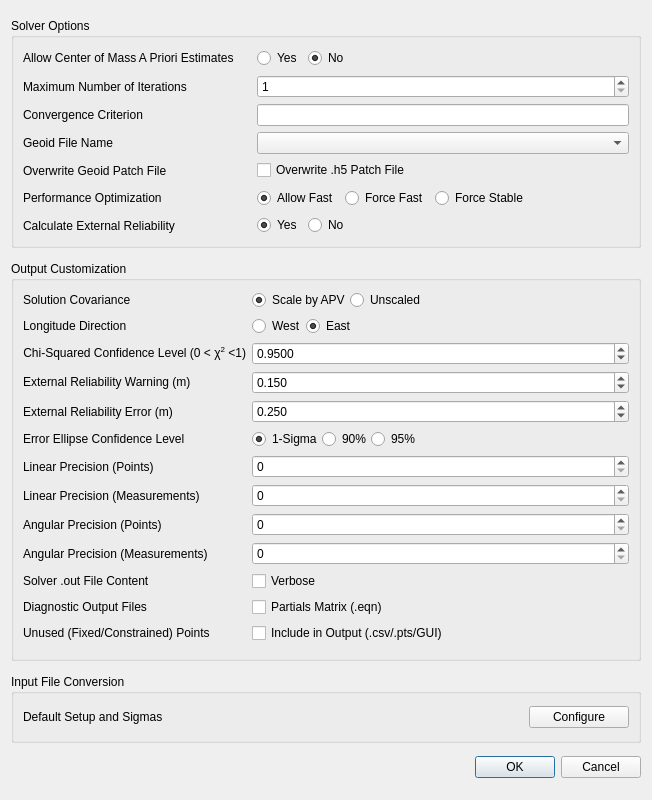
<?xml version="1.0" encoding="UTF-8"?>
<ui version="4.0">
 <class>ConfigDialog</class>
 <widget class="QDialog" name="ConfigDialog">
  <property name="geometry">
   <rect>
    <x>0</x>
    <y>0</y>
    <width>652</width>
    <height>800</height>
   </rect>
  </property>
  <property name="sizePolicy">
   <sizepolicy hsizetype="Preferred" vsizetype="Preferred">
    <horstretch>0</horstretch>
    <verstretch>0</verstretch>
   </sizepolicy>
  </property>
  <property name="minimumSize">
   <size>
    <width>652</width>
    <height>800</height>
   </size>
  </property>
  <property name="maximumSize">
   <size>
    <width>652</width>
    <height>800</height>
   </size>
  </property>
  <property name="windowTitle">
   <string>Project Configuration</string>
  </property>
  <property name="autoFillBackground">
   <bool>true</bool>
  </property>
  <layout class="QVBoxLayout" name="verticalLayout">
   <item>
    <widget class="QGroupBox" name="groupBox">
     <property name="maximumSize">
      <size>
       <width>634</width>
       <height>230</height>
      </size>
     </property>
     <property name="title">
      <string>Solver Options</string>
     </property>
     <layout class="QGridLayout" name="gridLayout">
      <item row="3" column="0">
       <widget class="QLabel" name="labelGeoidFile">
        <property name="text">
         <string>Geoid File Name</string>
        </property>
        <property name="alignment">
         <set>Qt::AlignLeading|Qt::AlignLeft|Qt::AlignVCenter</set>
        </property>
       </widget>
      </item>
      <item row="5" column="1">
       <widget class="QFrame" name="frame_4">
        <property name="frameShape">
         <enum>QFrame::NoFrame</enum>
        </property>
        <property name="frameShadow">
         <enum>QFrame::Raised</enum>
        </property>
        <layout class="QHBoxLayout" name="horizontalLayout_2">
         <property name="leftMargin">
          <number>0</number>
         </property>
         <property name="topMargin">
          <number>0</number>
         </property>
         <property name="rightMargin">
          <number>0</number>
         </property>
         <property name="bottomMargin">
          <number>0</number>
         </property>
         <item>
          <widget class="QRadioButton" name="radioButtonAllowFast">
           <property name="text">
            <string>Allow Fast</string>
           </property>
           <property name="checked">
            <bool>true</bool>
           </property>
          </widget>
         </item>
         <item>
          <widget class="QRadioButton" name="radioButtonForceFast">
           <property name="text">
            <string>Force Fast</string>
           </property>
          </widget>
         </item>
         <item>
          <widget class="QRadioButton" name="radioButtonForceStable">
           <property name="text">
            <string>Force Stable</string>
           </property>
          </widget>
         </item>
         <item>
          <spacer name="horizontalSpacer">
           <property name="orientation">
            <enum>Qt::Horizontal</enum>
           </property>
           <property name="sizeHint" stdset="0">
            <size>
             <width>40</width>
             <height>20</height>
            </size>
           </property>
          </spacer>
         </item>
        </layout>
       </widget>
      </item>
      <item row="2" column="0">
       <widget class="QLabel" name="labelConvCriteria">
        <property name="text">
         <string>Convergence Criterion</string>
        </property>
        <property name="alignment">
         <set>Qt::AlignLeading|Qt::AlignLeft|Qt::AlignVCenter</set>
        </property>
       </widget>
      </item>
      <item row="5" column="0">
       <widget class="QLabel" name="labelPerformance">
        <property name="text">
         <string>Performance Optimization</string>
        </property>
       </widget>
      </item>
      <item row="6" column="1">
       <widget class="QFrame" name="frame_5">
        <property name="frameShape">
         <enum>QFrame::NoFrame</enum>
        </property>
        <property name="frameShadow">
         <enum>QFrame::Raised</enum>
        </property>
        <layout class="QHBoxLayout" name="horizontalLayout_6">
         <property name="leftMargin">
          <number>0</number>
         </property>
         <property name="topMargin">
          <number>0</number>
         </property>
         <property name="rightMargin">
          <number>0</number>
         </property>
         <property name="bottomMargin">
          <number>0</number>
         </property>
         <item>
          <widget class="QRadioButton" name="radioButtonYesExtRelVect">
           <property name="text">
            <string>Yes</string>
           </property>
           <property name="checked">
            <bool>true</bool>
           </property>
          </widget>
         </item>
         <item>
          <widget class="QRadioButton" name="radioButtonNoExtRelVect">
           <property name="text">
            <string>No</string>
           </property>
           <property name="checked">
            <bool>false</bool>
           </property>
          </widget>
         </item>
         <item>
          <spacer name="horizontalSpacer_2">
           <property name="orientation">
            <enum>Qt::Horizontal</enum>
           </property>
           <property name="sizeHint" stdset="0">
            <size>
             <width>272</width>
             <height>20</height>
            </size>
           </property>
          </spacer>
         </item>
        </layout>
       </widget>
      </item>
      <item row="0" column="1">
       <widget class="QFrame" name="frame_6">
        <property name="frameShape">
         <enum>QFrame::NoFrame</enum>
        </property>
        <property name="frameShadow">
         <enum>QFrame::Raised</enum>
        </property>
        <layout class="QHBoxLayout" name="horizontalLayout_7">
         <property name="leftMargin">
          <number>0</number>
         </property>
         <property name="topMargin">
          <number>0</number>
         </property>
         <property name="rightMargin">
          <number>0</number>
         </property>
         <property name="bottomMargin">
          <number>0</number>
         </property>
         <item>
          <widget class="QRadioButton" name="radioButtonYesCOMAP">
           <property name="text">
            <string>Yes</string>
           </property>
          </widget>
         </item>
         <item>
          <widget class="QRadioButton" name="radioButtonNoCOMAP">
           <property name="text">
            <string>No</string>
           </property>
           <property name="checked">
            <bool>true</bool>
           </property>
          </widget>
         </item>
         <item>
          <spacer name="horizontalSpacer_4">
           <property name="orientation">
            <enum>Qt::Horizontal</enum>
           </property>
           <property name="sizeHint" stdset="0">
            <size>
             <width>272</width>
             <height>20</height>
            </size>
           </property>
          </spacer>
         </item>
        </layout>
       </widget>
      </item>
      <item row="6" column="0">
       <widget class="QLabel" name="labelExtRelVectCalc">
        <property name="text">
         <string>Calculate External Reliability</string>
        </property>
       </widget>
      </item>
      <item row="4" column="0">
       <widget class="QLabel" name="labelGeoidFileH5Overwrite">
        <property name="text">
         <string>Overwrite Geoid Patch File</string>
        </property>
        <property name="alignment">
         <set>Qt::AlignLeading|Qt::AlignLeft|Qt::AlignVCenter</set>
        </property>
       </widget>
      </item>
      <item row="2" column="1">
       <widget class="QLineEdit" name="lineEditConvCriteria"/>
      </item>
      <item row="1" column="1">
       <widget class="QSpinBox" name="spinBoxMaxIter">
        <property name="minimum">
         <number>1</number>
        </property>
       </widget>
      </item>
      <item row="3" column="1">
       <widget class="QComboBox" name="comboBoxGeoidFile"/>
      </item>
      <item row="0" column="0">
       <widget class="QLabel" name="labelCOMAPriori">
        <property name="text">
         <string>Allow Center of Mass A Priori Estimates     </string>
        </property>
        <property name="alignment">
         <set>Qt::AlignLeading|Qt::AlignLeft|Qt::AlignVCenter</set>
        </property>
       </widget>
      </item>
      <item row="1" column="0">
       <widget class="QLabel" name="labelMaxIter">
        <property name="layoutDirection">
         <enum>Qt::LeftToRight</enum>
        </property>
        <property name="text">
         <string>Maximum Number of Iterations</string>
        </property>
        <property name="alignment">
         <set>Qt::AlignLeading|Qt::AlignLeft|Qt::AlignVCenter</set>
        </property>
       </widget>
      </item>
      <item row="4" column="1">
       <widget class="QFrame" name="frame_7">
        <property name="frameShape">
         <enum>QFrame::NoFrame</enum>
        </property>
        <property name="frameShadow">
         <enum>QFrame::Raised</enum>
        </property>
        <layout class="QHBoxLayout" name="horizontalLayout_8">
         <property name="leftMargin">
          <number>0</number>
         </property>
         <property name="topMargin">
          <number>0</number>
         </property>
         <property name="rightMargin">
          <number>0</number>
         </property>
         <property name="bottomMargin">
          <number>0</number>
         </property>
         <item>
          <widget class="QCheckBox" name="checkBoxGeoidFileH5Overwrite">
           <property name="text">
            <string>Overwrite .h5 Patch File</string>
           </property>
           <property name="checked">
            <bool>false</bool>
           </property>
          </widget>
         </item>
         <item>
          <spacer name="horizontalSpacer_3">
           <property name="orientation">
            <enum>Qt::Horizontal</enum>
           </property>
           <property name="sizeHint" stdset="0">
            <size>
             <width>40</width>
             <height>20</height>
            </size>
           </property>
          </spacer>
         </item>
        </layout>
       </widget>
      </item>
     </layout>
    </widget>
   </item>
   <item>
    <widget class="QGroupBox" name="groupBox_3">
     <property name="maximumSize">
      <size>
       <width>634</width>
       <height>400</height>
      </size>
     </property>
     <property name="title">
      <string>Output Customization</string>
     </property>
     <layout class="QFormLayout" name="formLayout_6">
      <property name="fieldGrowthPolicy">
       <enum>QFormLayout::AllNonFixedFieldsGrow</enum>
      </property>
      <item row="0" column="0">
       <widget class="QLabel" name="labelAPVScale">
        <property name="text">
         <string>Solution Covariance</string>
        </property>
       </widget>
      </item>
      <item row="0" column="1">
       <widget class="QFrame" name="frame">
        <property name="frameShape">
         <enum>QFrame::NoFrame</enum>
        </property>
        <property name="frameShadow">
         <enum>QFrame::Raised</enum>
        </property>
        <layout class="QHBoxLayout" name="horizontalLayout">
         <property name="spacing">
          <number>0</number>
         </property>
         <property name="leftMargin">
          <number>0</number>
         </property>
         <property name="topMargin">
          <number>0</number>
         </property>
         <property name="rightMargin">
          <number>0</number>
         </property>
         <property name="bottomMargin">
          <number>0</number>
         </property>
         <item>
          <widget class="QRadioButton" name="radioButtonScaleByAPV">
           <property name="text">
            <string>Scale by APV</string>
           </property>
           <property name="checked">
            <bool>true</bool>
           </property>
          </widget>
         </item>
         <item>
          <widget class="QRadioButton" name="radioButtonUnscaled">
           <property name="text">
            <string>Unscaled</string>
           </property>
           <property name="checked">
            <bool>false</bool>
           </property>
          </widget>
         </item>
         <item>
          <spacer name="horizontalSpacerAPVScaling">
           <property name="orientation">
            <enum>Qt::Horizontal</enum>
           </property>
           <property name="sizeHint" stdset="0">
            <size>
             <width>199</width>
             <height>10</height>
            </size>
           </property>
          </spacer>
         </item>
        </layout>
       </widget>
      </item>
      <item row="2" column="0">
       <widget class="QLabel" name="labelLongDir">
        <property name="text">
         <string>Longitude Direction</string>
        </property>
       </widget>
      </item>
      <item row="2" column="1">
       <widget class="QFrame" name="frame_2">
        <property name="frameShape">
         <enum>QFrame::NoFrame</enum>
        </property>
        <property name="frameShadow">
         <enum>QFrame::Raised</enum>
        </property>
        <layout class="QHBoxLayout" name="horizontalLayout_3">
         <property name="spacing">
          <number>0</number>
         </property>
         <property name="leftMargin">
          <number>0</number>
         </property>
         <property name="topMargin">
          <number>0</number>
         </property>
         <property name="rightMargin">
          <number>0</number>
         </property>
         <property name="bottomMargin">
          <number>0</number>
         </property>
         <item>
          <widget class="QRadioButton" name="radioButtonWest">
           <property name="text">
            <string>West</string>
           </property>
          </widget>
         </item>
         <item>
          <widget class="QRadioButton" name="radioButtonEast">
           <property name="text">
            <string>East</string>
           </property>
           <property name="checked">
            <bool>true</bool>
           </property>
          </widget>
         </item>
         <item>
          <spacer name="horizontalSpacerAPVScaling_2">
           <property name="orientation">
            <enum>Qt::Horizontal</enum>
           </property>
           <property name="sizeHint" stdset="0">
            <size>
             <width>40</width>
             <height>20</height>
            </size>
           </property>
          </spacer>
         </item>
        </layout>
       </widget>
      </item>
      <item row="4" column="0">
       <widget class="QLabel" name="labelChiSqrConfidenceLevel">
        <property name="text">
         <string>Chi-Squared Confidence Level (0 &amp;lt; &amp;chi;&lt;sup&gt;2&lt;/sup&gt; &amp;lt;1)</string>
        </property>
        <property name="alignment">
         <set>Qt::AlignRight|Qt::AlignTrailing|Qt::AlignVCenter</set>
        </property>
       </widget>
      </item>
      <item row="4" column="1">
       <widget class="QDoubleSpinBox" name="doubleSpinBoxConfidenceLevel">
        <property name="decimals">
         <number>4</number>
        </property>
        <property name="minimum">
         <double>0.000100000000000</double>
        </property>
        <property name="maximum">
         <double>0.999900000000000</double>
        </property>
        <property name="singleStep">
         <double>0.000100000000000</double>
        </property>
        <property name="value">
         <double>0.950000000000000</double>
        </property>
       </widget>
      </item>
      <item row="5" column="0">
       <widget class="QLabel" name="labelWarnExtRelVect">
        <property name="text">
         <string>&lt;html&gt;&lt;head/&gt;&lt;body&gt;&lt;p&gt;External Reliability Warning (m)&lt;/p&gt;&lt;/body&gt;&lt;/html&gt;</string>
        </property>
        <property name="textFormat">
         <enum>Qt::AutoText</enum>
        </property>
       </widget>
      </item>
      <item row="5" column="1">
       <widget class="QDoubleSpinBox" name="doubleSpinBoxWarnExtRelVect">
        <property name="decimals">
         <number>3</number>
        </property>
        <property name="maximum">
         <double>100.000000000000000</double>
        </property>
        <property name="singleStep">
         <double>0.010000000000000</double>
        </property>
        <property name="value">
         <double>0.150000000000000</double>
        </property>
       </widget>
      </item>
      <item row="6" column="0">
       <widget class="QLabel" name="RelVect">
        <property name="text">
         <string>External Reliability Error (m)</string>
        </property>
       </widget>
      </item>
      <item row="6" column="1">
       <widget class="QDoubleSpinBox" name="doubleSpinBoxErrorExtRelVect">
        <property name="decimals">
         <number>3</number>
        </property>
        <property name="maximum">
         <double>100.000000000000000</double>
        </property>
        <property name="singleStep">
         <double>0.010000000000000</double>
        </property>
        <property name="value">
         <double>0.250000000000000</double>
        </property>
       </widget>
      </item>
      <item row="7" column="0">
       <widget class="QLabel" name="labelEllipseConf">
        <property name="text">
         <string>Error Ellipse Confidence Level</string>
        </property>
       </widget>
      </item>
      <item row="7" column="1">
       <widget class="QFrame" name="frame_3">
        <property name="frameShape">
         <enum>QFrame::NoFrame</enum>
        </property>
        <property name="frameShadow">
         <enum>QFrame::Raised</enum>
        </property>
        <layout class="QHBoxLayout" name="horizontalLayout_5" stretch="0,0,0,0">
         <property name="spacing">
          <number>0</number>
         </property>
         <property name="leftMargin">
          <number>0</number>
         </property>
         <property name="topMargin">
          <number>0</number>
         </property>
         <property name="rightMargin">
          <number>0</number>
         </property>
         <property name="bottomMargin">
          <number>0</number>
         </property>
         <item>
          <widget class="QRadioButton" name="radioButton1Sigma">
           <property name="text">
            <string>1-Sigma</string>
           </property>
           <property name="checked">
            <bool>true</bool>
           </property>
          </widget>
         </item>
         <item>
          <widget class="QRadioButton" name="radioButton90">
           <property name="text">
            <string>90%</string>
           </property>
          </widget>
         </item>
         <item>
          <widget class="QRadioButton" name="radioButton95">
           <property name="text">
            <string>95%</string>
           </property>
           <property name="checked">
            <bool>false</bool>
           </property>
          </widget>
         </item>
         <item>
          <spacer name="horizontalSpacerEllipseConf">
           <property name="orientation">
            <enum>Qt::Horizontal</enum>
           </property>
           <property name="sizeHint" stdset="0">
            <size>
             <width>40</width>
             <height>20</height>
            </size>
           </property>
          </spacer>
         </item>
        </layout>
       </widget>
      </item>
      <item row="8" column="0">
       <widget class="QLabel" name="labelLinearPrecisionP">
        <property name="text">
         <string>Linear Precision (Points)</string>
        </property>
       </widget>
      </item>
      <item row="8" column="1">
       <widget class="QSpinBox" name="spinBoxLinearPrecP"/>
      </item>
      <item row="9" column="0">
       <widget class="QLabel" name="labelLinearPrecisionM">
        <property name="text">
         <string>Linear Precision (Measurements)</string>
        </property>
       </widget>
      </item>
      <item row="9" column="1">
       <widget class="QSpinBox" name="spinBoxLinearPrecM">
        <property name="maximum">
         <number>9</number>
        </property>
       </widget>
      </item>
      <item row="10" column="0">
       <widget class="QLabel" name="labelAngularPrecPoints">
        <property name="text">
         <string>Angular Precision (Points)</string>
        </property>
       </widget>
      </item>
      <item row="10" column="1">
       <widget class="QSpinBox" name="spinBoxAngularPrecPoints">
        <property name="maximum">
         <number>9</number>
        </property>
       </widget>
      </item>
      <item row="11" column="0">
       <widget class="QLabel" name="labelAngularPrecMeas">
        <property name="text">
         <string>Angular Precision (Measurements)</string>
        </property>
       </widget>
      </item>
      <item row="11" column="1">
       <widget class="QSpinBox" name="spinBoxAngularPrecMeas">
        <property name="maximum">
         <number>9</number>
        </property>
       </widget>
      </item>
      <item row="12" column="0">
       <widget class="QLabel" name="labelSolverOutput">
        <property name="text">
         <string>Solver .out File Content</string>
        </property>
       </widget>
      </item>
      <item row="12" column="1">
       <widget class="QCheckBox" name="checkBoxVerbose">
        <property name="text">
         <string>Verbose</string>
        </property>
       </widget>
      </item>
      <item row="13" column="0">
       <widget class="QLabel" name="labelDiagnostics">
        <property name="text">
         <string>Diagnostic Output Files</string>
        </property>
       </widget>
      </item>
      <item row="13" column="1">
       <widget class="QCheckBox" name="checkBoxPartialsMatrixFile">
        <property name="text">
         <string>Partials Matrix (.eqn)</string>
        </property>
       </widget>
      </item>
      <item row="14" column="0">
       <widget class="QLabel" name="labelUnusedPoints">
        <property name="text">
         <string>Unused (Fixed/Constrained) Points</string>
        </property>
       </widget>
      </item>
      <item row="14" column="1">
       <widget class="QCheckBox" name="checkBoxIncludeUnusedPoints">
        <property name="text">
         <string>Include in Output (.csv/.pts/GUI)</string>
        </property>
       </widget>
      </item>
     </layout>
    </widget>
   </item>
   <item>
    <widget class="QGroupBox" name="groupBoxConverterConfig">
     <property name="maximumSize">
      <size>
       <width>634</width>
       <height>69</height>
      </size>
     </property>
     <property name="title">
      <string>Input File Conversion</string>
     </property>
     <layout class="QHBoxLayout" name="horizontalLayout_4">
      <item>
       <widget class="QLabel" name="labelConverterConfig">
        <property name="text">
         <string>Default Setup and Sigmas</string>
        </property>
       </widget>
      </item>
      <item>
       <widget class="QPushButton" name="pushButtonConverterConfig">
        <property name="maximumSize">
         <size>
          <width>100</width>
          <height>16777215</height>
         </size>
        </property>
        <property name="text">
         <string>Configure</string>
        </property>
       </widget>
      </item>
     </layout>
    </widget>
   </item>
   <item>
    <widget class="QDialogButtonBox" name="buttonBoxConfigDialog">
     <property name="orientation">
      <enum>Qt::Horizontal</enum>
     </property>
     <property name="standardButtons">
      <set>QDialogButtonBox::Cancel|QDialogButtonBox::Ok</set>
     </property>
    </widget>
   </item>
  </layout>
 </widget>
 <tabstops>
  <tabstop>spinBoxMaxIter</tabstop>
  <tabstop>lineEditConvCriteria</tabstop>
  <tabstop>comboBoxGeoidFile</tabstop>
  <tabstop>radioButtonAllowFast</tabstop>
  <tabstop>radioButtonForceFast</tabstop>
  <tabstop>radioButtonForceStable</tabstop>
  <tabstop>radioButtonScaleByAPV</tabstop>
  <tabstop>radioButtonUnscaled</tabstop>
  <tabstop>radioButtonWest</tabstop>
  <tabstop>radioButtonEast</tabstop>
  <tabstop>doubleSpinBoxConfidenceLevel</tabstop>
  <tabstop>doubleSpinBoxWarnExtRelVect</tabstop>
  <tabstop>doubleSpinBoxErrorExtRelVect</tabstop>
  <tabstop>radioButton1Sigma</tabstop>
  <tabstop>radioButton90</tabstop>
  <tabstop>radioButton95</tabstop>
  <tabstop>spinBoxLinearPrecP</tabstop>
  <tabstop>spinBoxLinearPrecM</tabstop>
  <tabstop>spinBoxAngularPrecPoints</tabstop>
  <tabstop>spinBoxAngularPrecMeas</tabstop>
  <tabstop>checkBoxVerbose</tabstop>
  <tabstop>checkBoxPartialsMatrixFile</tabstop>
  <tabstop>checkBoxIncludeUnusedPoints</tabstop>
  <tabstop>pushButtonConverterConfig</tabstop>
 </tabstops>
 <resources/>
 <connections>
  <connection>
   <sender>buttonBoxConfigDialog</sender>
   <signal>accepted()</signal>
   <receiver>ConfigDialog</receiver>
   <slot>accept()</slot>
   <hints>
    <hint type="sourcelabel">
     <x>248</x>
     <y>254</y>
    </hint>
    <hint type="destinationlabel">
     <x>157</x>
     <y>274</y>
    </hint>
   </hints>
  </connection>
  <connection>
   <sender>buttonBoxConfigDialog</sender>
   <signal>rejected()</signal>
   <receiver>ConfigDialog</receiver>
   <slot>reject()</slot>
   <hints>
    <hint type="sourcelabel">
     <x>316</x>
     <y>260</y>
    </hint>
    <hint type="destinationlabel">
     <x>286</x>
     <y>274</y>
    </hint>
   </hints>
  </connection>
 </connections>
</ui>
